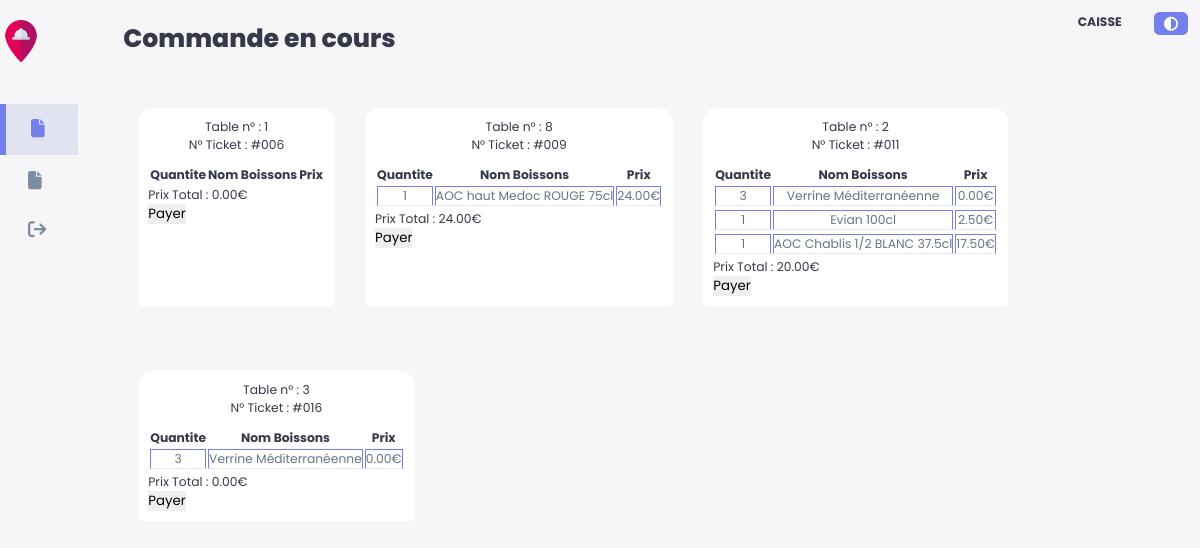
Screenshot of / (signed in) with the database file from the repository.
### tables this page shows
CREATE TABLE `ticket` (
  `id_ticket` int(11) NOT NULL,
  `id_table` int(11) NOT NULL,
  `nb_couvert` int(11) NOT NULL,
  `statut` varchar(11) NOT NULL,
  `commentaire` varchar(255) NOT NULL,
  `ordre` int(11) NOT NULL,
  `date_c` datetime DEFAULT NULL
);

CREATE TABLE `sgr_table` (
  `id_table` int(11) NOT NULL,
  `numero_table` int(11) NOT NULL,
  `type_table` varchar(3) NOT NULL,
  `id_serveur` int(11) DEFAULT NULL,
  `vu` int(1) NOT NULL
);

### index.php (called while the page is built, shortened)
<?php
require_once("include/secu.php");

### view/caisse/caisse.php (the view, shortened to what this page needs)
<?php
if ($_SESSION["role"] == "caisse") {
?>
	<!DOCTYPE html>
	<html lang="fr">
	<head>
		<link rel="stylesheet" href="/SGRC/css/style_admin/tableau_de_bord/tableau_de_bord.css" />
		<link rel="stylesheet" href="/SGRC/css/style_bar/bar.css">
	</head>
	<body>
		<div class="container">
			<aside>
				<div class="top">
					<div class="logo">
						<img src="/SGRC/image/img/source/logo.png" alt="logo du site" />
					</div>
				</div>
				<div class="sidebar">
					<a href="?page=encours" class="active">
						<i class="fa-solid fa-file"></i>
					</a>
					<a href="?page=historique" class="">
						<i class="fa-solid fa-file"></i>
					</a>
					<a href="/SGRC/php/deconnexion.php">
						<i class="fa-solid fa-arrow-right-from-bracket"></i>
					</a>
				</div>
			</aside>
			<main>
				<h1>Commande en cours</h1>
				<div class="card_ticket">
					<?php
					foreach ($ticketsBar as $ticketBar) {
					?>
						<div class="ticket">
							<table>
								<caption>
									<?php
									echo "Table n° :" . "\n" . $ticketBar['numero_table'] . '<br/>';
									echo "N° Ticket : #";
									$numTicket = $ticketBar['id_ticket'];
									while (strlen($numTicket) < 3) {
										$numTicket = '0' . $numTicket;
									}
									echo $numTicket;
									?>
								</caption>
								<thead>
									<tr>
										<th>Quantite</th>
										<th>Nom Boissons</th>
										<th>Prix</th>
									</tr>
								</thead>
								<?php
								$statmt17->execute();
								$commandes = $statmt17->fetchAll();
								$statmt20->execute();
								$prixTT = $statmt20->fetch(PDO::FETCH_ASSOC);
								foreach ($commandes as $commande) {
								?>
									<tbody>
										<tr>
											<td><?php echo $commande['quantité']; ?> </td>
											<td><?php echo $commande['nom_plat']; ?> </td>
											<td><?php echo number_format($commande['prix'], 2); ?>€</td>
										</tr>
									</tbody>
								<?php
								}
								?>
							</table>
							<tr>Prix Total : <?php echo number_format($prixTT['TT'], 2); ?>€</tr>
							<tr>
								<form method="POST">
									<input type="submit" name="Validez" value="Payer">
								</form>
							</tr>
						</div>
					<?php
					}
					?>
				</div>
			</main>
			<div class="right">
				<div class="top">
					<div class="theme-toggler" id="theme-toggler">
						<i class="fa-solid fa-circle-half-stroke active"></i>
					</div>
					<div class="profil">
						<div class="info">
							<p style="text-transform: uppercase;"><b><?php echo $_SESSION['role'] ?></b></p>
						</div>
						<div class="profil-photot">
						</div>
					</div>
				</div>
			</div>
		</div>
	</body>
	</html>
<?php
} else {
	echo ("vous n'avez pas le droit d'être là");
	header("Location:../../../index.php");
	exit();
}
?>

### css/style_admin/tableau_de_bord/tableau_de_bord.css (style rules this page uses)
:root { --color-primary: #7380ec; --color-danger: #ff7782; --color-success: #41f1b6; --color-warning: #ffbb55; --color-white: #fff; --color-info-dark: #7d8da1; --color-info-light: #dce1eb; --color-dark: #363949; --color-light: rgba(132, 139, 200, 0.18); --color-primary-variant: #111e88; --color-dark-variant: #677483; --color-background: #f6f6f9; --color-scroll: #e5e5e5; --card-border-radius: 2rem; --boder-radius-1: 0.4rem; --boder-radius-2: 0.8rem; --boder-radius-3: 1.2rem; --card-padding: 1.8rem; --padding-1: 1.2rem; --box-shadow: 0 2rem 3rem var(--color-light); }
* { margin: 0; padding: 0; outline: 0; appearance: none; border: 0; text-decoration: none; list-style: none; box-sizing: border-box; }
html { font-size: 14px; }
body { width: 100vw; height: 100vh; font-family: poppins, sans-serif; font-size: 0.88rem; background-color: var(--color-background); user-select: none; overflow-x: hidden; color: var(--color-dark); zoom: 100%; }
.container { display: grid; width: 96%; margin: 0 auto; gap: 1.8rem; grid-template-columns: 14rem auto; }
a { color: var(--color-dark); }
img { display: block; width: 100%; }
h1 { font-weight: 800; font-size: 1.8rem; }
.profil-photot { width: 2.8rem; height: 2.8rem; border-radius: 50%; overflow: hidden; }
p { color: var(--color-dark-variant); }
b { color: var(--color-dark); }
aside { height: 100vh; }
aside .top { display: flex; align-items: center; justify-content: space-between; margin-top: 1.4rem; }
aside .logo { display: flex; gap: 0.8rem; }
aside .logo img { width: 3rem; height: 3rem; }
aside .sidebar { display: flex; flex-direction: column; height: 86vh; position: relative; top: 3rem; }
aside .sidebar a { display: flex; color: var(--color-info-dark); margin-left: 2rem; gap: 1rem; align-items: center; position: relative; height: 3.7rem; transition: all 300ms ease; }
aside .sidebar a i { font-size: 1.3rem; }
aside .sidebar a i { transition: all 300ms ease; }
aside .sidebar a:last-child { position: absolute; bottom: 2rem; width: 100%; }
aside .sidebar a.active { background: var(--color-light); color: var(--color-primary); margin-left: 0; }
aside .sidebar a.active:before { content: ""; width: 6px; height: 100%; background: var(--color-primary); }
aside .sidebar a.active i { color: var(--color-primary); margin-left: calc(1rem - 3px); }
main { margin-top: 1.4rem; }
main table tbody td { height: 0rem; border-bottom: 1px solid var(--color-light); color: var(--color-dark-variant); }
.right { margin-top: 1.4rem; }
.right .top { display: flex; justify-content: end; gap: 2rem; }
.right .theme-toggler { background: var(--color-light); display: flex; justify-content: space-between; align-items: center; height: 1.6rem; width: 2.4rem; cursor: pointer; border-radius: var(--boder-radius-1); }
.right .theme-toggler i { font-size: 1rem; width: 100%; height: 100%; display: flex; align-items: center; justify-content: center; }
.right .theme-toggler i.active { background: var(--color-primary); color: #fff; border-radius: var(--boder-radius-1); }
.right .top .profil { display: flex; gap: 2rem; text-align: right; }
.right .top { position: fixed; top: 0; left: 0; align-items: center; padding: 0 0.8rem; height: 4.6rem; width: 100%; margin: 0; z-index: 2; }
@media screen and (max-width: 1200px) { .container { width: 100%; grid-template-columns: 7rem auto; } }
@media screen and (max-width: 1200px) { aside .sidebar a { width: 5.6rem; } }
@media screen and (max-width: 1200px) { aside .sidebar a:last-child { position: relative; margin-top: 1.8rem; } }

### rows the page displays
ticket: id_table.numero_table "1", numTicket "006", TT "0.00"
ticket: id_table.numero_table "8", numTicket "009", quantité "1", nom_plat "AOC haut Medoc ROUGE 75cl", prix "24.00", TT "24.00"
ticket: id_table.numero_table "2", numTicket "011", quantité "3", nom_plat "Verrine Méditerranéenne", prix "0.00", quantité "1", nom_plat "Evian 100cl", prix "2.50", nom_plat "AOC Chablis 1/2 BLANC 37.5cl", prix "17.50", TT "20.00"
ticket: id_table.numero_table "3", numTicket "016", quantité "3", nom_plat "Verrine Méditerranéenne", prix "0.00", TT "0.00"

### other values shown
$_SESSION['role'] "CAISSE"
